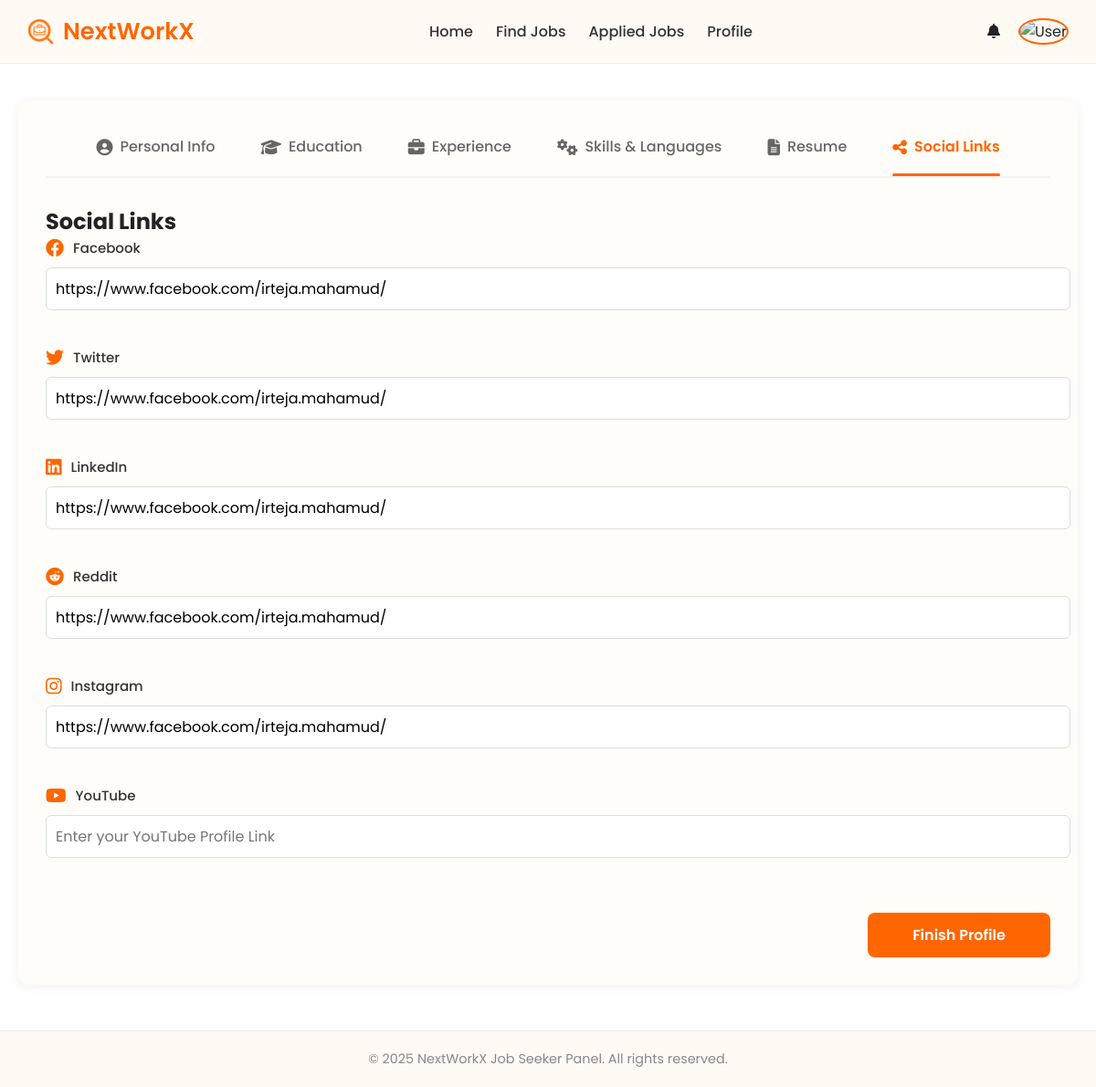
/user/step6_social_links.php (signed in), run on the app's committed database.
### tables this page shows
CREATE TABLE `job_seeker_profiles` (
  `id` int(11) NOT NULL,
  `job_seeker_id` int(11) NOT NULL,
  `biography` text DEFAULT NULL,
  `cover_letter` text DEFAULT NULL,
  `facebook_link` varchar(255) DEFAULT NULL,
  `twitter_link` varchar(255) DEFAULT NULL,
  `linkedin_link` varchar(255) DEFAULT NULL,
  `reddit_link` varchar(255) DEFAULT NULL,
  `instagram_link` varchar(255) DEFAULT NULL,
  `youtube_link` varchar(255) DEFAULT NULL,
  `created_at` timestamp NOT NULL DEFAULT current_timestamp(),
  `marital_status` varchar(50) DEFAULT 'Single',
  `secondary_phone` varchar(20) DEFAULT NULL,
  `website` varchar(255) DEFAULT NULL
);

### user/step6_social_links.php (the view, shortened to what this page needs)
<?php
include("../includes/db.php");
$job_seeker_id = $_SESSION['user_id'] ?? null;
$stmt = $conn->prepare("SELECT facebook_link, twitter_link, linkedin_link, reddit_link, instagram_link, youtube_link FROM job_seeker_profiles WHERE job_seeker_id = ?");
$stmt->execute([$job_seeker_id]);
$profile = $stmt->fetch(PDO::FETCH_ASSOC) ?: [];
?>
<?php include("../includes/header_jobseeker.php"); ?>
<link rel="stylesheet" href="../assets/css/jobseeker_profile.css">
<div class="profile-wrapper">
<div class="profile-tab-nav">
    <a href="step1_personal.php" class="profile-tab"><i class="fas fa-user-circle"></i> Personal Info</a>
    <a href="step2_education.php" class="profile-tab"><i class="fas fa-graduation-cap"></i> Education</a>
    <a href="step3_experience.php" class="profile-tab"><i class="fas fa-briefcase"></i> Experience</a>
    <a href="step4_skills_languages.php" class="profile-tab"><i class="fas fa-cogs"></i> Skills & Languages</a>
    <a href="step5_resume_upload.php" class="profile-tab"><i class="fas fa-file-alt"></i> Resume</a>
    <a href="step6_social_links.php" class="profile-tab active"><i class="fas fa-share-alt"></i> Social Links</a>
  </div>
  <h2>Social Links</h2>
  <form action="" method="POST" class="profile-form">
    <div class="form-grid">
      <?php
      $socialPlatforms = [
        ['facebook', 'Facebook', 'fab fa-facebook'],
        ['twitter', 'Twitter', 'fab fa-twitter'],
        ['linkedin', 'LinkedIn', 'fab fa-linkedin'],
        ['reddit', 'Reddit', 'fab fa-reddit'],
        ['instagram', 'Instagram', 'fab fa-instagram'],
        ['youtube', 'YouTube', 'fab fa-youtube']
      ];
      foreach ($socialPlatforms as $social) {
          $field = $social[0] . '_link';
          $label = $social[1];
          $icon = $social[2];
          ?>
          <div class="form-group input-icon full-width">
            <div class="input-label">
              <i class="<?= $icon ?>"></i>
              <span><?= $label ?></span>
            </div>
            <input type="url" name="<?= $field ?>" placeholder="Enter your <?= $label ?> Profile Link" value="<?= htmlspecialchars($profile[$field] ?? '') ?>">
          </div>
      <?php } ?>
    </div>
    <button type="submit" class="btn-submit">Finish Profile</button>
  </form>
</div>
<?php include("../includes/footer_jobseeker.php"); ?>

### assets/css/jobseeker_style.css (style rules this page uses)
* * { margin: 0; padding: 0; font-family: 'Poppins', sans-serif; }
body { font-family: 'Poppins', sans-serif; margin: 0; background: #fefefe; color: #222; }

### assets/css/jobseeker_profile.css (style rules this page uses)
.profile-wrapper { max-width: 1100px; margin: 40px auto; padding: 30px; background: #fffdfa; border-radius: 12px; box-shadow: 0 2px 12px rgba(0,0,0,0.05); font-family: 'Poppins', sans-serif; }
.profile-tab-nav { display: flex; justify-content: center; align-items: center; gap: 50px; padding-bottom: 12px; margin-bottom: 30px; border-bottom: 2px solid #f2f2f2; flex-wrap: wrap; }
.profile-tab { font-size: 1rem; font-weight: 500; color: #666; display: flex; align-items: center; gap: 8px; text-decoration: none; padding: 8px 0; position: relative; transition: color 0.3s ease; }
.profile-tab i { font-size: 18px; transition: color 0.3s ease; }
.profile-tab.active { color: #ff6600; font-weight: 600; }
.profile-tab.active i { color: #ff6600; }
.profile-tab::after { content: ""; display: none; position: absolute; bottom: -12px; left: 0; width: 100%; height: 3px; background-color: #ff6600; border-radius: 3px; }
.profile-tab.active::after { display: block; }
.profile-form { display: flex; flex-direction: column; gap: 20px; }
.form-group { display: flex; flex-direction: column; }
.form-group input, .form-group select, .form-group textarea { padding: 10px; border: 1px solid #ccc; border-radius: 6px; font-size: 14px; }
.btn-submit { background: #ff6600; color: white; border: none; padding: 12px 20px; border-radius: 6px; font-weight: 600; font-size: 16px; cursor: pointer; transition: 0.3s ease; margin-top: 20px; width: 200px; align-self: flex-end; }
.form-grid { display: grid; grid-template-columns: 1fr 1fr; gap: 20px; }
.full-width { grid-column: span 2; }
.profile-form input[type="url"] { width: 100%; padding: 10px; border: 1px solid #ddd; border-radius: 6px; font-size: 16px; margin-top: 5px; }
.profile-form .full-width { grid-column: span 2; }
.btn-submit { background: #ff6a00; color: white; border: none; padding: 12px 30px; font-size: 16px; border-radius: 6px; cursor: pointer; transition: 0.3s; }
.input-icon { display: flex; flex-direction: column; margin-bottom: 20px; }
.input-icon .input-label { display: flex; align-items: center; gap: 10px; margin-bottom: 5px; }
.input-label i { font-size: 20px; color: #ff6600; }
.input-label span { font-size: 15px; font-weight: 500; color: #333; }
.input-icon input { padding: 10px 15px; font-size: 14px; border: 1px solid #ccc; border-radius: 8px; width: 100%; }
.btn-submit { background: #ff6600; color: white; border: none; padding: 12px 20px; font-size: 16px; border-radius: 8px; cursor: pointer; transition: 0.3s; display: inline-block; text-decoration: none; font-weight: 600; text-align: center; }

### data on the page
job_seeker_profiles: facebook_link "https://www.facebook.com/irteja.mahamud/", twitter_link "https://www.facebook.com/irteja.mahamud/", linkedin_link "https://www.facebook.com/irteja.mahamud/", reddit_link "https://www.facebook.com/irteja.mahamud/", instagram_link "https://www.facebook.com/irteja.mahamud/"

### other printed values
$label "Facebook"
$label "Twitter"
$label "LinkedIn"
$label "Reddit"
$label "Instagram"
$label "YouTube"
